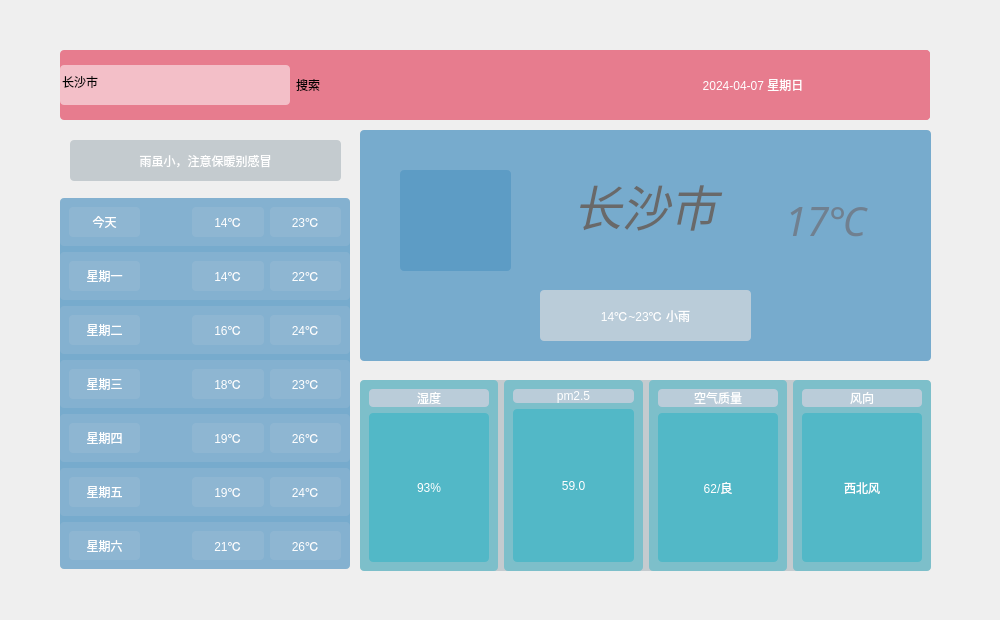
<?xml version="1.0" encoding="UTF-8"?>
<ui version="4.0">
 <class>weather_forcecast</class>
 <widget class="QWidget" name="weather_forcecast">
  <property name="geometry">
   <rect>
    <x>0</x>
    <y>0</y>
    <width>1000</width>
    <height>620</height>
   </rect>
  </property>
  <property name="windowTitle">
   <string>Form</string>
  </property>
  <property name="styleSheet">
   <string notr="true">	border-radius: 4px;</string>
  </property>
  <widget class="QWidget" name="widget" native="true">
   <property name="geometry">
    <rect>
     <x>0</x>
     <y>0</y>
     <width>1000</width>
     <height>620</height>
    </rect>
   </property>
   <property name="styleSheet">
    <string notr="true">
QLabel {
	border-radius: 4px;
	background-color: rgba(60, 60, 60, 100);
	color: rgb(255, 255, 255);
}</string>
   </property>
   <widget class="WinCloseButton" name="btn_close">
    <property name="geometry">
     <rect>
      <x>968</x>
      <y>0</y>
      <width>32</width>
      <height>32</height>
     </rect>
    </property>
    <property name="text">
     <string/>
    </property>
   </widget>
   <widget class="WinMinButton" name="btn_min">
    <property name="geometry">
     <rect>
      <x>936</x>
      <y>0</y>
      <width>32</width>
      <height>32</height>
     </rect>
    </property>
    <property name="text">
     <string/>
    </property>
   </widget>
   <widget class="QWidget" name="widget_2" native="true">
    <property name="geometry">
     <rect>
      <x>60</x>
      <y>50</y>
      <width>870</width>
      <height>70</height>
     </rect>
    </property>
    <property name="styleSheet">
     <string notr="true">
background-color: rgb(231, 124, 142);

border: 1px;
border-radius: 4px;
</string>
    </property>
    <layout class="QHBoxLayout" name="horizontalLayout">
     <item>
      <widget class="DynamicUnderlineLineEdit" name="lineEdit_city">
       <property name="minimumSize">
        <size>
         <width>230</width>
         <height>40</height>
        </size>
       </property>
       <property name="styleSheet">
        <string notr="true">font: italic 20pt &quot;得意黑&quot;;
background-color: rgba(255, 255, 255, 130);</string>
       </property>
       <property name="inputMask">
        <string notr="true"/>
       </property>
       <property name="text">
        <string>长沙市</string>
       </property>
      </widget>
     </item>
     <item>
      <widget class="InteractiveButtonBase" name="btn_search">
       <property name="styleSheet">
        <string notr="true">font: italic 15pt &quot;得意黑&quot;;</string>
       </property>
       <property name="text">
        <string>搜索</string>
       </property>
      </widget>
     </item>
     <item>
      <spacer name="horizontalSpacer">
       <property name="orientation">
        <enum>Qt::Horizontal</enum>
       </property>
       <property name="sizeHint" stdset="0">
        <size>
         <width>250</width>
         <height>20</height>
        </size>
       </property>
      </spacer>
     </item>
     <item>
      <widget class="QLabel" name="lab_date">
       <property name="enabled">
        <bool>true</bool>
       </property>
       <property name="sizePolicy">
        <sizepolicy hsizetype="Preferred" vsizetype="Preferred">
         <horstretch>50</horstretch>
         <verstretch>0</verstretch>
        </sizepolicy>
       </property>
       <property name="styleSheet">
        <string notr="true">font: italic 24pt &quot;得意黑&quot;;</string>
       </property>
       <property name="text">
        <string>2024-04-07 星期日</string>
       </property>
       <property name="alignment">
        <set>Qt::AlignCenter</set>
       </property>
      </widget>
     </item>
    </layout>
   </widget>
   <widget class="QWidget" name="widget_3" native="true">
    <property name="geometry">
     <rect>
      <x>60</x>
      <y>198</y>
      <width>290</width>
      <height>371</height>
     </rect>
    </property>
    <property name="styleSheet">
     <string notr="true">font: italic 12pt &quot;得意黑&quot;;
background-color: rgba(86, 152, 195, 200);</string>
    </property>
    <layout class="QVBoxLayout" name="verticalLayout">
     <item>
      <widget class="QWidget" name="widget_4" native="true">
       <property name="styleSheet">
        <string notr="true">background-color: rgba(186, 204, 217, 50);</string>
       </property>
       <layout class="QHBoxLayout" name="horizontalLayout_2">
        <item>
         <widget class="QLabel" name="lbl_week_0">
          <property name="text">
           <string>今天</string>
          </property>
          <property name="alignment">
           <set>Qt::AlignCenter</set>
          </property>
         </widget>
        </item>
        <item>
         <widget class="QLabel" name="lbl_icon_0">
          <property name="sizePolicy">
           <sizepolicy hsizetype="Preferred" vsizetype="Preferred">
            <horstretch>0</horstretch>
            <verstretch>10</verstretch>
           </sizepolicy>
          </property>
          <property name="minimumSize">
           <size>
            <width>30</width>
            <height>30</height>
           </size>
          </property>
          <property name="maximumSize">
           <size>
            <width>40</width>
            <height>40</height>
           </size>
          </property>
          <property name="styleSheet">
           <string notr="true">background-color: rgba(255, 255, 255, 0);</string>
          </property>
          <property name="text">
           <string/>
          </property>
          <property name="scaledContents">
           <bool>true</bool>
          </property>
         </widget>
        </item>
        <item>
         <widget class="QLabel" name="lbl_low_0">
          <property name="styleSheet">
           <string notr="true">font: italic 12pt &quot;得意黑&quot;;</string>
          </property>
          <property name="text">
           <string>14℃</string>
          </property>
          <property name="alignment">
           <set>Qt::AlignCenter</set>
          </property>
         </widget>
        </item>
        <item>
         <widget class="QLabel" name="lbl_high_0">
          <property name="styleSheet">
           <string notr="true">font: italic 12pt &quot;得意黑&quot;;</string>
          </property>
          <property name="text">
           <string>23℃</string>
          </property>
          <property name="alignment">
           <set>Qt::AlignCenter</set>
          </property>
         </widget>
        </item>
       </layout>
      </widget>
     </item>
     <item>
      <widget class="QWidget" name="widget_5" native="true">
       <property name="styleSheet">
        <string notr="true">background-color: rgba(186, 204, 217, 50);</string>
       </property>
       <layout class="QHBoxLayout" name="horizontalLayout_3">
        <item>
         <widget class="QLabel" name="lbl_week_1">
          <property name="text">
           <string>星期一</string>
          </property>
          <property name="alignment">
           <set>Qt::AlignCenter</set>
          </property>
         </widget>
        </item>
        <item>
         <widget class="QLabel" name="lbl_icon_1">
          <property name="minimumSize">
           <size>
            <width>30</width>
            <height>30</height>
           </size>
          </property>
          <property name="maximumSize">
           <size>
            <width>40</width>
            <height>40</height>
           </size>
          </property>
          <property name="styleSheet">
           <string notr="true">background-color: rgba(255, 255, 255, 0);</string>
          </property>
          <property name="text">
           <string/>
          </property>
          <property name="scaledContents">
           <bool>true</bool>
          </property>
         </widget>
        </item>
        <item>
         <widget class="QLabel" name="lbl_low_1">
          <property name="text">
           <string>14℃</string>
          </property>
          <property name="alignment">
           <set>Qt::AlignCenter</set>
          </property>
         </widget>
        </item>
        <item>
         <widget class="QLabel" name="lbl_high_1">
          <property name="text">
           <string>22℃</string>
          </property>
          <property name="alignment">
           <set>Qt::AlignCenter</set>
          </property>
         </widget>
        </item>
       </layout>
      </widget>
     </item>
     <item>
      <widget class="QWidget" name="widget_6" native="true">
       <property name="styleSheet">
        <string notr="true">background-color: rgba(186, 204, 217, 50);</string>
       </property>
       <layout class="QHBoxLayout" name="horizontalLayout_4">
        <item>
         <widget class="QLabel" name="lbl_week_2">
          <property name="text">
           <string>星期二</string>
          </property>
          <property name="alignment">
           <set>Qt::AlignCenter</set>
          </property>
         </widget>
        </item>
        <item>
         <widget class="QLabel" name="lbl_icon_2">
          <property name="minimumSize">
           <size>
            <width>30</width>
            <height>30</height>
           </size>
          </property>
          <property name="maximumSize">
           <size>
            <width>40</width>
            <height>40</height>
           </size>
          </property>
          <property name="styleSheet">
           <string notr="true">background-color: rgba(255, 255, 255, 0);</string>
          </property>
          <property name="text">
           <string/>
          </property>
          <property name="scaledContents">
           <bool>true</bool>
          </property>
         </widget>
        </item>
        <item>
         <widget class="QLabel" name="lbl_low_2">
          <property name="text">
           <string>16℃</string>
          </property>
          <property name="alignment">
           <set>Qt::AlignCenter</set>
          </property>
         </widget>
        </item>
        <item>
         <widget class="QLabel" name="lbl_high_2">
          <property name="text">
           <string>24℃</string>
          </property>
          <property name="alignment">
           <set>Qt::AlignCenter</set>
          </property>
         </widget>
        </item>
       </layout>
      </widget>
     </item>
     <item>
      <widget class="QWidget" name="widget_7" native="true">
       <property name="styleSheet">
        <string notr="true">background-color: rgba(186, 204, 217, 50);</string>
       </property>
       <layout class="QHBoxLayout" name="horizontalLayout_5">
        <item>
         <widget class="QLabel" name="lbl_week_3">
          <property name="text">
           <string>星期三</string>
          </property>
          <property name="alignment">
           <set>Qt::AlignCenter</set>
          </property>
         </widget>
        </item>
        <item>
         <widget class="QLabel" name="lbl_icon_3">
          <property name="minimumSize">
           <size>
            <width>30</width>
            <height>30</height>
           </size>
          </property>
          <property name="maximumSize">
           <size>
            <width>40</width>
            <height>40</height>
           </size>
          </property>
          <property name="styleSheet">
           <string notr="true">background-color: rgba(255, 255, 255, 0);</string>
          </property>
          <property name="text">
           <string/>
          </property>
          <property name="scaledContents">
           <bool>true</bool>
          </property>
         </widget>
        </item>
        <item>
         <widget class="QLabel" name="lbl_low_3">
          <property name="text">
           <string>18℃</string>
          </property>
          <property name="alignment">
           <set>Qt::AlignCenter</set>
          </property>
         </widget>
        </item>
        <item>
         <widget class="QLabel" name="lbl_high_3">
          <property name="text">
           <string>23℃</string>
          </property>
          <property name="alignment">
           <set>Qt::AlignCenter</set>
          </property>
         </widget>
        </item>
       </layout>
      </widget>
     </item>
     <item>
      <widget class="QWidget" name="widget_8" native="true">
       <property name="styleSheet">
        <string notr="true">background-color: rgba(186, 204, 217, 50);</string>
       </property>
       <layout class="QHBoxLayout" name="horizontalLayout_6">
        <item>
         <widget class="QLabel" name="lbl_week_4">
          <property name="text">
           <string>星期四</string>
          </property>
          <property name="alignment">
           <set>Qt::AlignCenter</set>
          </property>
         </widget>
        </item>
        <item>
         <widget class="QLabel" name="lbl_icon_4">
          <property name="minimumSize">
           <size>
            <width>30</width>
            <height>30</height>
           </size>
          </property>
          <property name="maximumSize">
           <size>
            <width>40</width>
            <height>40</height>
           </size>
          </property>
          <property name="styleSheet">
           <string notr="true">background-color: rgba(255, 255, 255, 0);</string>
          </property>
          <property name="text">
           <string/>
          </property>
          <property name="scaledContents">
           <bool>true</bool>
          </property>
         </widget>
        </item>
        <item>
         <widget class="QLabel" name="lbl_low_4">
          <property name="text">
           <string>19℃</string>
          </property>
          <property name="alignment">
           <set>Qt::AlignCenter</set>
          </property>
         </widget>
        </item>
        <item>
         <widget class="QLabel" name="lbl_high_4">
          <property name="text">
           <string>26℃</string>
          </property>
          <property name="alignment">
           <set>Qt::AlignCenter</set>
          </property>
         </widget>
        </item>
       </layout>
      </widget>
     </item>
     <item>
      <widget class="QWidget" name="widget_9" native="true">
       <property name="styleSheet">
        <string notr="true">background-color: rgba(186, 204, 217, 50);</string>
       </property>
       <layout class="QHBoxLayout" name="horizontalLayout_7">
        <item>
         <widget class="QLabel" name="lbl_week_5">
          <property name="text">
           <string>星期五</string>
          </property>
          <property name="alignment">
           <set>Qt::AlignCenter</set>
          </property>
         </widget>
        </item>
        <item>
         <widget class="QLabel" name="lbl_icon_5">
          <property name="minimumSize">
           <size>
            <width>30</width>
            <height>30</height>
           </size>
          </property>
          <property name="maximumSize">
           <size>
            <width>40</width>
            <height>40</height>
           </size>
          </property>
          <property name="styleSheet">
           <string notr="true">background-color: rgba(255, 255, 255, 0);</string>
          </property>
          <property name="text">
           <string/>
          </property>
          <property name="scaledContents">
           <bool>true</bool>
          </property>
         </widget>
        </item>
        <item>
         <widget class="QLabel" name="lbl_low_5">
          <property name="text">
           <string>19℃</string>
          </property>
          <property name="alignment">
           <set>Qt::AlignCenter</set>
          </property>
         </widget>
        </item>
        <item>
         <widget class="QLabel" name="lbl_high_5">
          <property name="text">
           <string>24℃</string>
          </property>
          <property name="alignment">
           <set>Qt::AlignCenter</set>
          </property>
         </widget>
        </item>
       </layout>
      </widget>
     </item>
     <item>
      <widget class="QWidget" name="widget_10" native="true">
       <property name="styleSheet">
        <string notr="true">background-color: rgba(186, 204, 217, 50);
</string>
       </property>
       <layout class="QHBoxLayout" name="horizontalLayout_8">
        <item>
         <widget class="QLabel" name="lbl_week_6">
          <property name="text">
           <string>星期六</string>
          </property>
          <property name="alignment">
           <set>Qt::AlignCenter</set>
          </property>
         </widget>
        </item>
        <item>
         <widget class="QLabel" name="lbl_icon_6">
          <property name="minimumSize">
           <size>
            <width>30</width>
            <height>30</height>
           </size>
          </property>
          <property name="maximumSize">
           <size>
            <width>40</width>
            <height>40</height>
           </size>
          </property>
          <property name="styleSheet">
           <string notr="true">background-color: rgba(255, 255, 255, 0);</string>
          </property>
          <property name="text">
           <string/>
          </property>
          <property name="scaledContents">
           <bool>true</bool>
          </property>
         </widget>
        </item>
        <item>
         <widget class="QLabel" name="lbl_low_6">
          <property name="text">
           <string>21℃</string>
          </property>
          <property name="alignment">
           <set>Qt::AlignCenter</set>
          </property>
         </widget>
        </item>
        <item>
         <widget class="QLabel" name="lbl_high_6">
          <property name="text">
           <string>26℃</string>
          </property>
          <property name="alignment">
           <set>Qt::AlignCenter</set>
          </property>
         </widget>
        </item>
       </layout>
      </widget>
     </item>
    </layout>
   </widget>
   <widget class="QWidget" name="widget_11" native="true">
    <property name="geometry">
     <rect>
      <x>60</x>
      <y>130</y>
      <width>291</width>
      <height>61</height>
     </rect>
    </property>
    <widget class="QLabel" name="label">
     <property name="geometry">
      <rect>
       <x>10</x>
       <y>10</y>
       <width>271</width>
       <height>41</height>
      </rect>
     </property>
     <property name="styleSheet">
      <string notr="true">font: italic 15pt &quot;得意黑&quot;;
background-color: rgb(196, 203, 207);</string>
     </property>
     <property name="text">
      <string>雨虽小，注意保暖别感冒</string>
     </property>
     <property name="alignment">
      <set>Qt::AlignCenter</set>
     </property>
    </widget>
   </widget>
   <widget class="QWidget" name="widget_12" native="true">
    <property name="geometry">
     <rect>
      <x>360</x>
      <y>130</y>
      <width>571</width>
      <height>231</height>
     </rect>
    </property>
    <property name="styleSheet">
     <string notr="true">background-color: rgba(86, 152, 195, 200);
border: 1px;
border-radius: 4px;</string>
    </property>
    <widget class="QLabel" name="lbl_icon">
     <property name="geometry">
      <rect>
       <x>40</x>
       <y>40</y>
       <width>111</width>
       <height>101</height>
      </rect>
     </property>
     <property name="styleSheet">
      <string notr="true">background-color: rgb(255, 255, 255，0);</string>
     </property>
     <property name="text">
      <string/>
     </property>
     <property name="scaledContents">
      <bool>true</bool>
     </property>
    </widget>
    <widget class="QLabel" name="lbl_city">
     <property name="geometry">
      <rect>
       <x>180</x>
       <y>10</y>
       <width>211</width>
       <height>131</height>
      </rect>
     </property>
     <property name="font">
      <font>
       <family>得意黑</family>
       <pointsize>36</pointsize>
       <weight>50</weight>
       <italic>true</italic>
       <bold>false</bold>
      </font>
     </property>
     <property name="styleSheet">
      <string notr="true">font: italic 36pt &quot;得意黑&quot;;
background-color: rgba(255, 255, 255,0);
color: rgb(105,105,105);</string>
     </property>
     <property name="text">
      <string>长沙市</string>
     </property>
     <property name="alignment">
      <set>Qt::AlignCenter</set>
     </property>
    </widget>
    <widget class="QLabel" name="lbl_temp_range">
     <property name="geometry">
      <rect>
       <x>180</x>
       <y>160</y>
       <width>211</width>
       <height>51</height>
      </rect>
     </property>
     <property name="styleSheet">
      <string notr="true">font: italic 18pt &quot;得意黑&quot;;
background-color: rgb(186, 204, 217);</string>
     </property>
     <property name="text">
      <string>14℃~23℃ 小雨</string>
     </property>
     <property name="alignment">
      <set>Qt::AlignCenter</set>
     </property>
    </widget>
    <widget class="QLabel" name="lbl_temp">
     <property name="geometry">
      <rect>
       <x>410</x>
       <y>40</y>
       <width>111</width>
       <height>101</height>
      </rect>
     </property>
     <property name="sizePolicy">
      <sizepolicy hsizetype="Preferred" vsizetype="Preferred">
       <horstretch>0</horstretch>
       <verstretch>0</verstretch>
      </sizepolicy>
     </property>
     <property name="font">
      <font>
       <family>得意黑</family>
       <pointsize>30</pointsize>
       <weight>50</weight>
       <italic>true</italic>
       <bold>false</bold>
      </font>
     </property>
     <property name="styleSheet">
      <string notr="true">font: italic 30pt &quot;得意黑&quot;;
color: rgb(112,128,144);
background-color: rgba(0, 255, 255, 0);</string>
     </property>
     <property name="text">
      <string>17℃</string>
     </property>
     <property name="alignment">
      <set>Qt::AlignCenter</set>
     </property>
    </widget>
   </widget>
   <widget class="QWidget" name="widget_13" native="true">
    <property name="geometry">
     <rect>
      <x>360</x>
      <y>380</y>
      <width>571</width>
      <height>191</height>
     </rect>
    </property>
    <property name="styleSheet">
     <string notr="true">background-color: rgb(196, 203, 207);</string>
    </property>
    <layout class="QHBoxLayout" name="horizontalLayout_9">
     <item>
      <widget class="QWidget" name="widget_14" native="true">
       <property name="styleSheet">
        <string notr="true">
background-color: rgba(16, 174, 194, 100);</string>
       </property>
       <layout class="QVBoxLayout" name="verticalLayout_2">
        <item>
         <widget class="QLabel" name="label_7">
          <property name="styleSheet">
           <string notr="true">font: italic 10pt &quot;得意黑&quot;;
background-color: rgb(186, 204, 217);</string>
          </property>
          <property name="text">
           <string>湿度</string>
          </property>
          <property name="alignment">
           <set>Qt::AlignCenter</set>
          </property>
         </widget>
        </item>
        <item>
         <widget class="QLabel" name="lbl_shidu">
          <property name="sizePolicy">
           <sizepolicy hsizetype="Preferred" vsizetype="Preferred">
            <horstretch>0</horstretch>
            <verstretch>50</verstretch>
           </sizepolicy>
          </property>
          <property name="styleSheet">
           <string notr="true">font: italic 26pt &quot;得意黑&quot;;</string>
          </property>
          <property name="text">
           <string>93%</string>
          </property>
          <property name="alignment">
           <set>Qt::AlignCenter</set>
          </property>
         </widget>
        </item>
       </layout>
      </widget>
     </item>
     <item>
      <widget class="QWidget" name="widget_15" native="true">
       <property name="styleSheet">
        <string notr="true">
background-color: rgba(16, 174, 194, 100);</string>
       </property>
       <layout class="QVBoxLayout" name="verticalLayout_3">
        <item>
         <widget class="QLabel" name="label_8">
          <property name="styleSheet">
           <string notr="true">font: italic 10pt &quot;得意黑&quot;;
background-color: rgb(186, 204, 217);</string>
          </property>
          <property name="text">
           <string>pm2.5</string>
          </property>
          <property name="alignment">
           <set>Qt::AlignCenter</set>
          </property>
         </widget>
        </item>
        <item>
         <widget class="QLabel" name="lbl_pm25">
          <property name="sizePolicy">
           <sizepolicy hsizetype="Preferred" vsizetype="Preferred">
            <horstretch>0</horstretch>
            <verstretch>50</verstretch>
           </sizepolicy>
          </property>
          <property name="styleSheet">
           <string notr="true">font: italic 26pt &quot;得意黑&quot;;</string>
          </property>
          <property name="text">
           <string>59.0</string>
          </property>
          <property name="alignment">
           <set>Qt::AlignCenter</set>
          </property>
         </widget>
        </item>
       </layout>
      </widget>
     </item>
     <item>
      <widget class="QWidget" name="widget_16" native="true">
       <property name="styleSheet">
        <string notr="true">
background-color: rgba(16, 174, 194, 100);</string>
       </property>
       <layout class="QVBoxLayout" name="verticalLayout_4">
        <item>
         <widget class="QLabel" name="label_9">
          <property name="styleSheet">
           <string notr="true">font: italic 10pt &quot;得意黑&quot;;
background-color: rgb(186, 204, 217);</string>
          </property>
          <property name="text">
           <string>空气质量</string>
          </property>
          <property name="alignment">
           <set>Qt::AlignCenter</set>
          </property>
         </widget>
        </item>
        <item>
         <widget class="QLabel" name="lbl_aqi">
          <property name="sizePolicy">
           <sizepolicy hsizetype="Preferred" vsizetype="Preferred">
            <horstretch>0</horstretch>
            <verstretch>50</verstretch>
           </sizepolicy>
          </property>
          <property name="styleSheet">
           <string notr="true">font: italic 26pt &quot;得意黑&quot;;</string>
          </property>
          <property name="text">
           <string>62/良</string>
          </property>
          <property name="alignment">
           <set>Qt::AlignCenter</set>
          </property>
         </widget>
        </item>
       </layout>
      </widget>
     </item>
     <item>
      <widget class="QWidget" name="widget_17" native="true">
       <property name="styleSheet">
        <string notr="true">
background-color: rgba(16, 174, 194, 100);</string>
       </property>
       <layout class="QVBoxLayout" name="verticalLayout_5">
        <item>
         <widget class="QLabel" name="label_10">
          <property name="styleSheet">
           <string notr="true">font: italic 10pt &quot;得意黑&quot;;
background-color: rgb(186, 204, 217);</string>
          </property>
          <property name="text">
           <string>风向</string>
          </property>
          <property name="alignment">
           <set>Qt::AlignCenter</set>
          </property>
         </widget>
        </item>
        <item>
         <widget class="QLabel" name="lbl_wind">
          <property name="sizePolicy">
           <sizepolicy hsizetype="Preferred" vsizetype="Preferred">
            <horstretch>0</horstretch>
            <verstretch>50</verstretch>
           </sizepolicy>
          </property>
          <property name="styleSheet">
           <string notr="true">font: italic 26pt &quot;得意黑&quot;;</string>
          </property>
          <property name="text">
           <string>西北风</string>
          </property>
          <property name="alignment">
           <set>Qt::AlignCenter</set>
          </property>
         </widget>
        </item>
       </layout>
      </widget>
     </item>
    </layout>
   </widget>
  </widget>
 </widget>
 <customwidgets>
  <customwidget>
   <class>DynamicUnderlineLineEdit</class>
   <extends>QLineEdit</extends>
   <header location="global">dynamicunderlinelineedit.h</header>
  </customwidget>
  <customwidget>
   <class>InteractiveButtonBase</class>
   <extends>QPushButton</extends>
   <header location="global">interactive_buttons/interactivebuttonbase.h</header>
  </customwidget>
  <customwidget>
   <class>WinMinButton</class>
   <extends>QPushButton</extends>
   <header location="global">interactive_buttons/winminbutton.h</header>
  </customwidget>
  <customwidget>
   <class>WinCloseButton</class>
   <extends>QPushButton</extends>
   <header location="global">interactive_buttons/winclosebutton.h</header>
  </customwidget>
 </customwidgets>
 <resources/>
 <connections/>
</ui>
